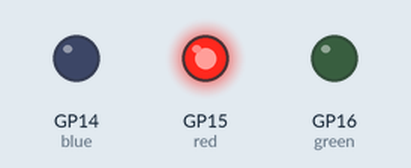
This program was run on a simulated Raspberry Pi Pico running MicroPython. Shown: output pins drawn as LEDs (lit = HIGH).

Above: at 3.0 s.
At 8.5 s:
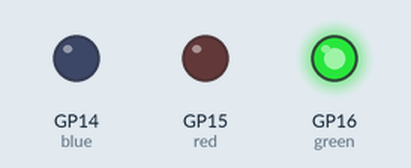
At 16.0 s:
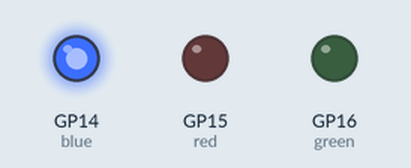
Timing chart, 0 to 25.7 s (numbered marks = the images above):
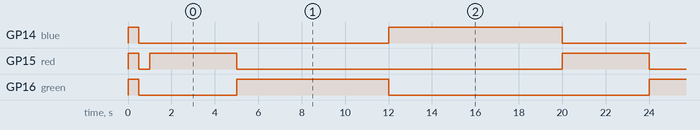

Measured:
- by itself, GP14 (blue): alternates HIGH for 8.0 s and LOW for 11.0 s
- by itself, GP15 (red): repeats every 19.0 s: HIGH 4.0 s, LOW 15.0 s
- by itself, GP16 (green): repeats every 19.0 s: HIGH 7.0 s, LOW 12.0 s

The program:

4-7-8_breathing.py
```python
# https://www.webmd.com/balance/what-to-know-4-7-8-breathing

from machine import Pin
import time

red = Pin(15, Pin.OUT) # Breathe out
green = Pin(16, Pin.OUT) # Hold
blue = Pin(14, Pin.OUT) # Breathe in

led_list = [red, green, blue]

def startup_test():
    [led.on() for led in led_list] # turn on all leds
    time.sleep(0.5)
    [led.off() for led in led_list] # turn off all leds
    time.sleep(0.5)

def breathe(led, timing): # 4 for in, 8 for out
    led.on()
    time.sleep(timing)
    led.off()

startup_test() # check all leds turn on; circuit is correct

while True:
    try:
        # BREATH CYCLE
        breathe(red, 4) # breathe in for 4 seconds
        breathe(green, 7) # hold for 7 seconds
        breathe(blue, 8) # breathe out for 8 seconds

    except KeyboardInterrupt: # obviously only works when connected to computer
        print("breaking")
        break
    except: # if any errors arise, turn off
        [led.off() for led in led_list]
[led.off() for led in led_list]
```
